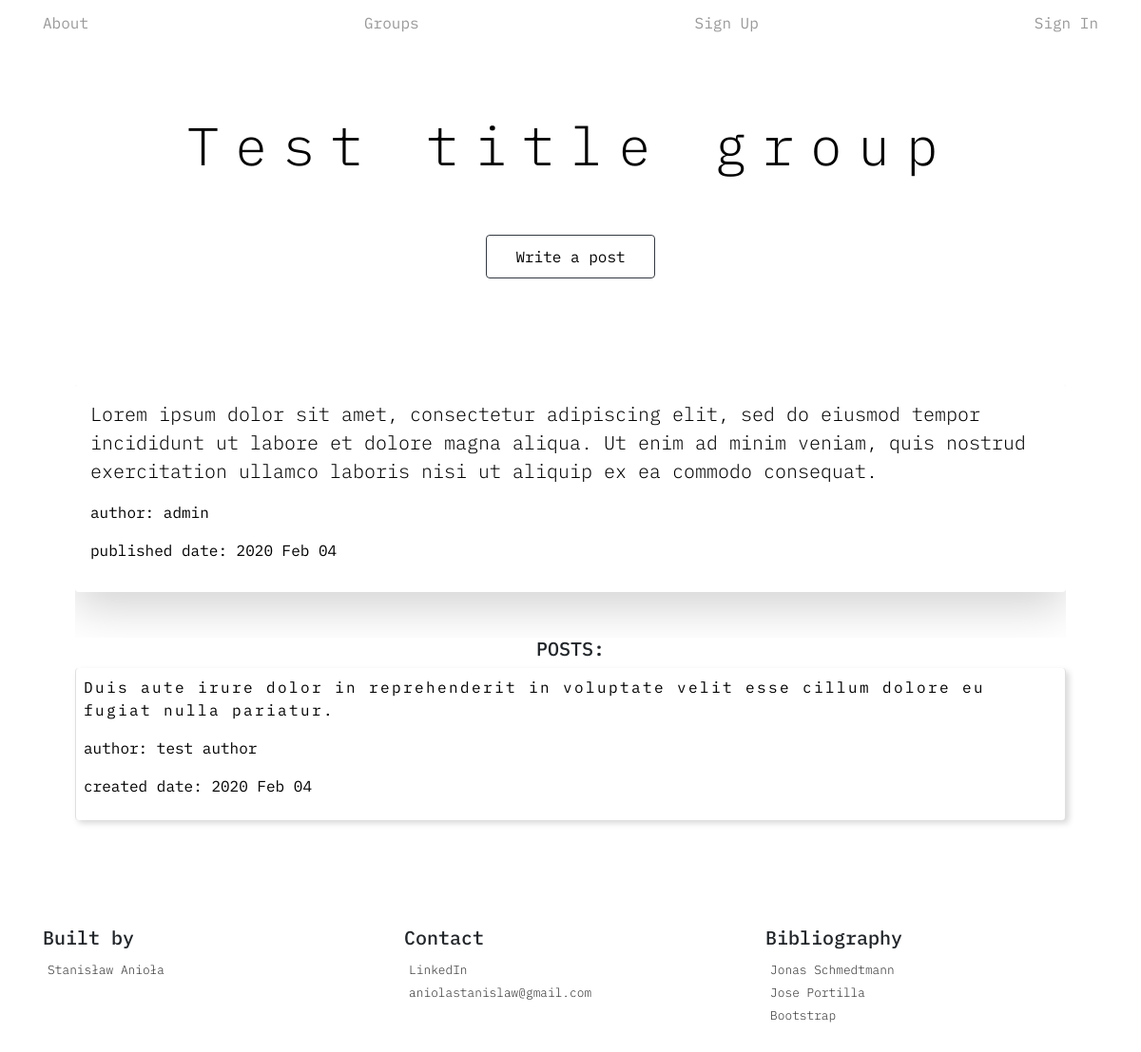
Screenshot of /group_app/group_list/1/ with the database file from the repository.
### group_app/models.py (models this page shows, shortened)
class GroupModel(models.Model):
    group_author = models.ForeignKey(User, on_delete=models.CASCADE)
    group_title = models.CharField(max_length=264)
    group_description = models.TextField(max_length=264)
    group_creation_date = models.DateTimeField(default=timezone.now)
    group_published_date = models.DateTimeField(blank=True, null=True)
    def view_approved_comment(self):
        return self.post_belong_to_group.filter(post_approved=True)

### post_app/models.py (models this page shows, shortened)
class PostModel(models.Model):
    post_belong = models.ForeignKey(group_app_models.GroupModel, related_name='post_belong_to_group', on_delete=models.CASCADE)
    post_author = models.TextField(max_length=264)
    post_text = models.TextField(max_length=264)
    post_creation_date = models.DateTimeField(default=timezone.now)
    post_approved = models.BooleanField(default=False)

### group_app/views.py (the view)
# urls.py: url(r'^group_list/(?P<pk>\d+)/$', views.GroupDetailView.as_view(), name='group_detail'),
class GroupDetailView(generic.DetailView):
    model = models.GroupModel
    context_object_name = 'group_detail'
    template_name = 'group_app/group_detail.html'

### group_app/templates/group_app/group_detail.html (shortened to what this page needs)
{% extends 'main/base.html' %}
    {% block head_primary %}{{ group_detail.group_title }}{% endblock %}
    {% if user.is_authenticated %}
        {% block button_content %}
            {% if group_detail.group_published_date %}
                <div class="button-anime">
                    <a class="btn btn-outline-dark" href="{% url 'group_app:post_app:post_add' pk=group_detail.pk %}">Write a post</a>
                </div>
            {% else %}
                <div class="button-anime">
                    <a class="btn btn-outline-dark" href="{% url 'group_app:group_publish' pk=group_detail.pk %}">Publish a group</a>
                </div>
                {% endif %}
        {% endblock %}
    {% endif %}
    {% block content %}
        <div class="d-md-flex flex-md-equal container">
            <div class="overflow-hidden">
                <div class="group-list-element p-3 mb-5 rounded shadow-lg">
                    <p class="lead">{{ group_detail.group_description }}</p>
                    <p>author: {{ group_detail.group_author }}</p>
                    <div class="row">
                        <div class="col-9">
                            {% if group_detail.group_published_date %}
                                <p>published date: {{ group_detail.group_published_date|date:"Y M d" }}</p>
                            {% else %}
                                <p>created date: {{ group_detail.group_creation_date|date:"Y M d" }}</p>
                            {% endif %}
                        </div>
                    </div>
                </div>
            </div>
        </div>
        {% block group_content %}
                {% if group_detail.view_approved_comment %}
                    <h5 class="text-center">POSTS:</h5>
                {% endif %}
                <ol class="container">
                    {% for post in group_detail.post_belong_to_group.all %}
                        {% if post.post_approved %}
                            <li class="list-group-item p-2 mb-2 group-list-element">
                                    <div class="d-md-flex flex-md-equal w-100">
                                        <div class="overflow-hidden">
                                            <p  class="group-description">{{ post.post_text }}</p>
                                            <p>author: {{ post.post_author }}</p>
                                            <div class="row">
                                                <div class="col-9">
                                                    <p>created date: {{ post.post_creation_date|date:"Y M d" }}</p>
                                                </div>
                                            </div>
                                        </div>
                                    </div>
                            </li>
                        {% endif %}
                    {% endfor %}
                </ol>
        {% endblock %}
    {% endblock %}

### static/css/style.css (style rules this page uses)
* { margin: 0; padding: 0; box-sizing: border-box; }
body { font-family: 'IBM Plex Mono', monospace !important; font-size: 16px; line-height: 1.7; color: black; }
.group-list-element { background-color: rgba(255, 255, 255, 0) !important; -webkit-backdrop-filter: saturate(10%) blur(1.25em) !important; backdrop-filter: saturate(10%) blur(2em) !important; margin-bottom: 2em !important; border-bottom: none !important; border-top: none !important; border-radius: .25rem !important; box-shadow: 0.2em 0.2em 0.4em 0em rgba(0, 0, 0, 0.158); text-decoration: none; color: black; }
.group-description { font-size: 1em; letter-spacing: 0.15em; }
.overflow-hidden { overflow: hidden; }
.btn:link, .btn:visited { text-decoration: none; background-color: transparent; color: black; padding: 10px 30px; display: inline-block; -webkit-backdrop-filter: saturate(180%) blur(2.5em) !important; backdrop-filter: saturate(10%) blur(12em) !important; animation: moveInRight !important; }
.button-anime { animation-name: moveInUp; animation-duration: 1s; animation-delay: 0.4s; animation-timing-function: ease-in-out; }
@media (min-width: 48em) { .flex-md-equal > * { -ms-flex: 1; -webkit-box-flex: 1; flex: 1; } }

### rows the page displays
GroupModel: group_title "Test title group", group_description "Lorem ipsum dolor sit amet, consectetur adipiscing elit, sed do eiusmod tempor incididunt ut labore et dolore magna aliqua. Ut enim ad minim veniam, quis nostrud exercitation ullamco laboris nisi ut aliquip ex ea commodo consequat.", group_author "admin", group_published_date "2020 Feb 04"
PostModel: post_text "Duis aute irure dolor in reprehenderit in voluptate velit esse cillum dolore eu fugiat nulla pariatur.", post_author "test author", post_creation_date "2020 Feb 04"
